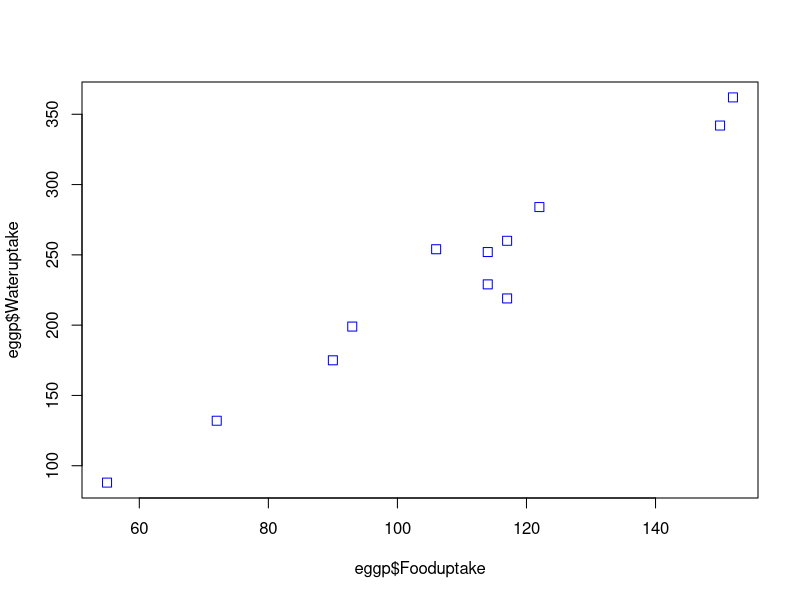
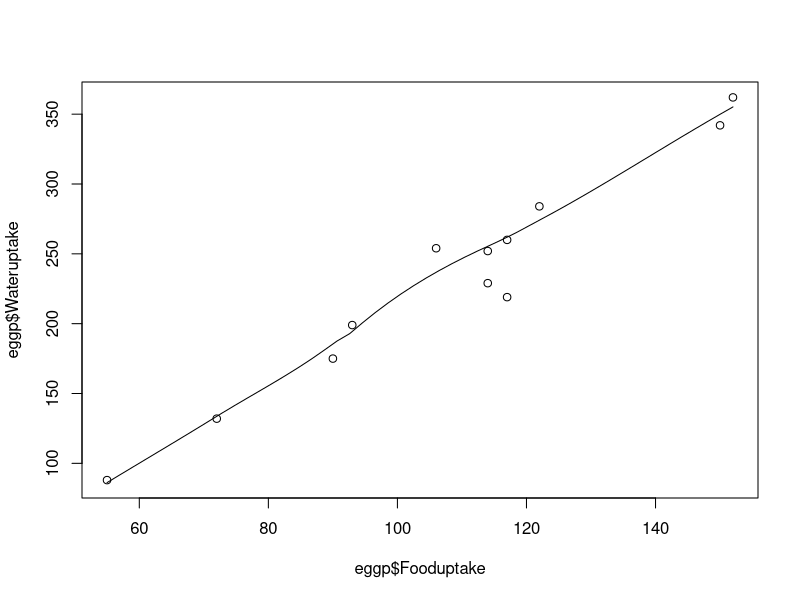
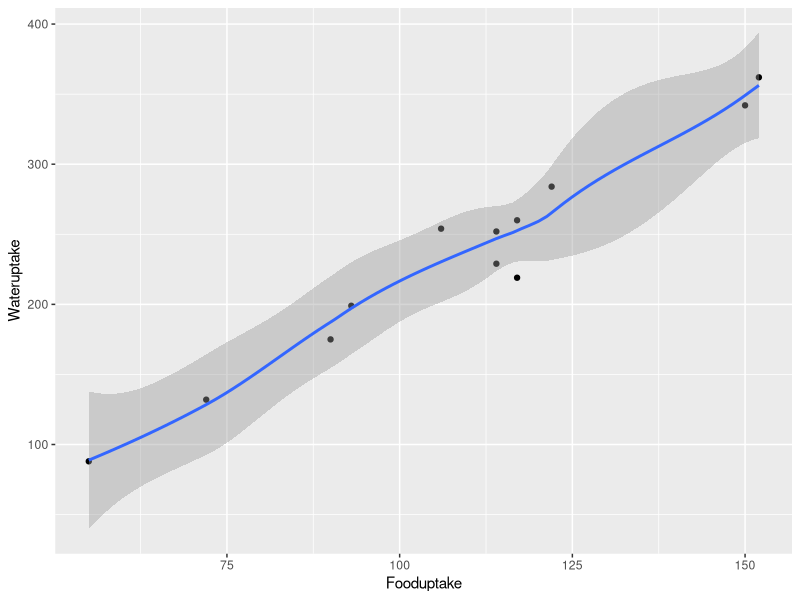
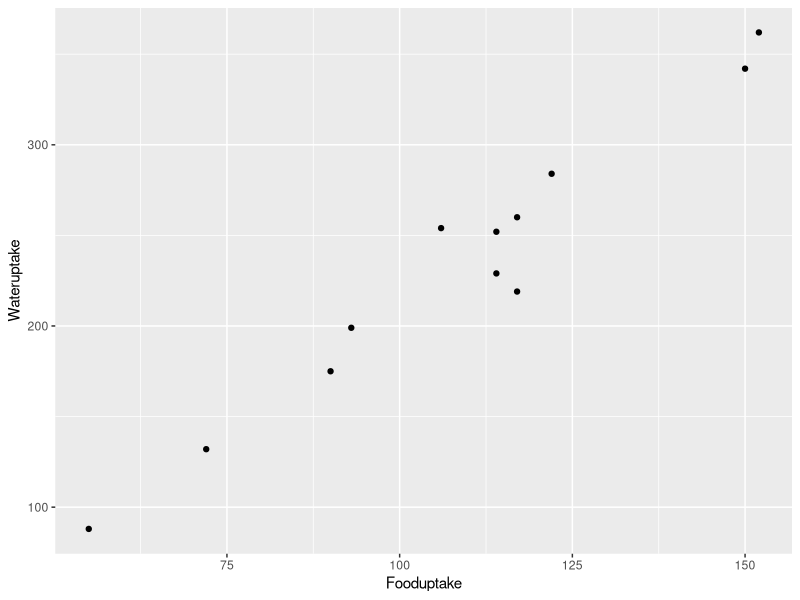
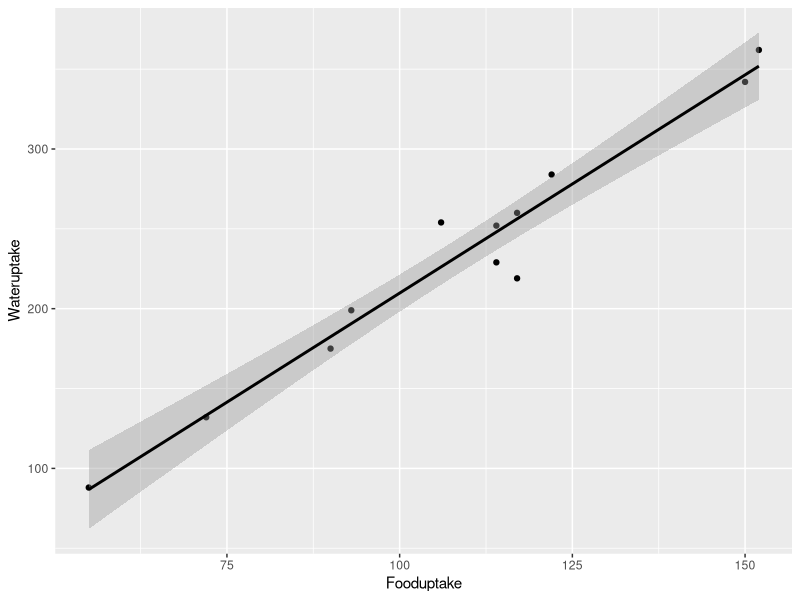
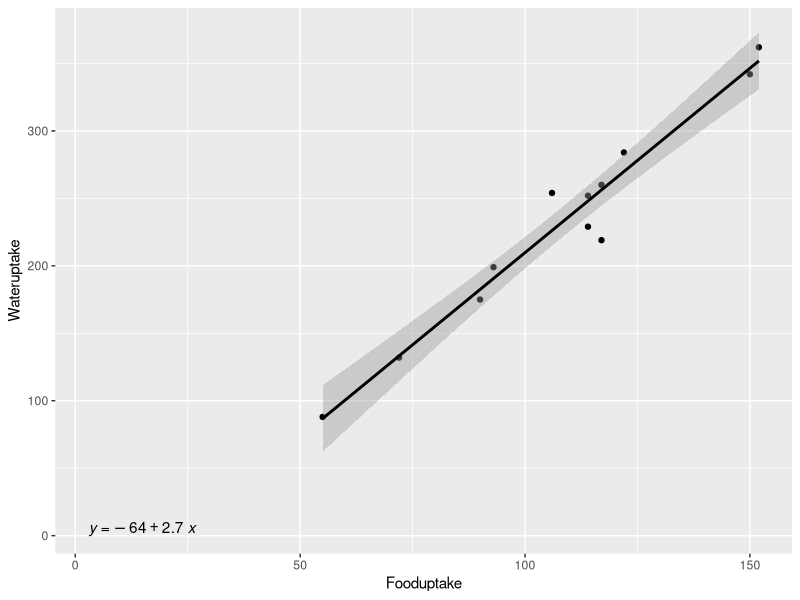
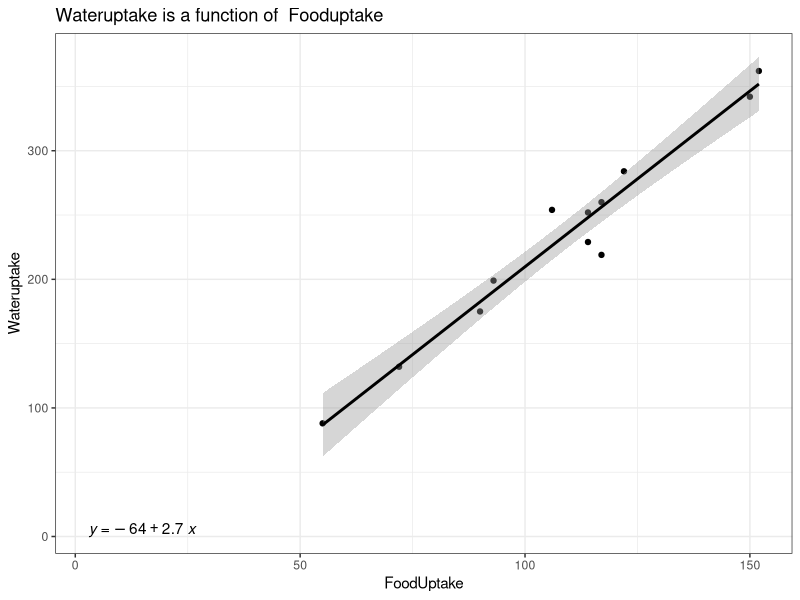
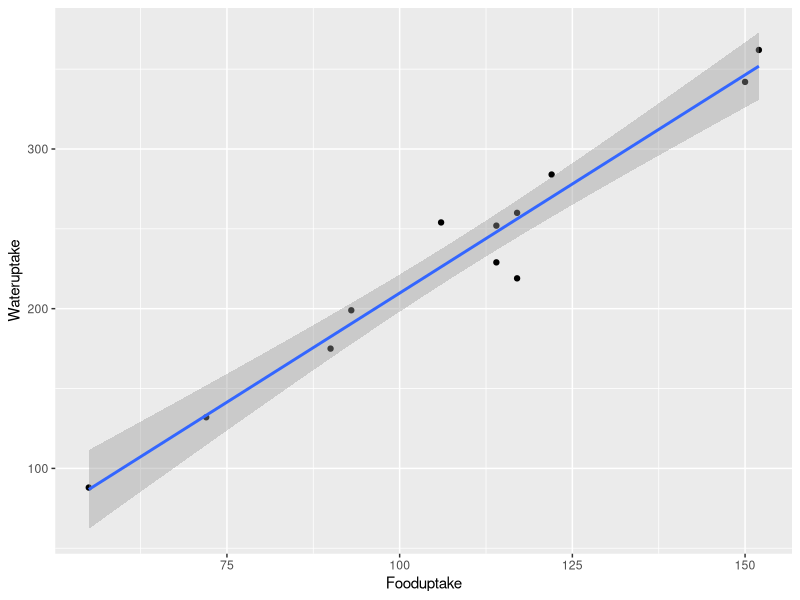

Generate these figures, in order, with R:
# LINEAR REGRESSION IN R

library(ggpubr)
library(ggplot2)

# Linear Regression: Equation of a line

# setting directory

# dataframe and importing data

eggp <- read.csv('data/eggp.csv')
eggp

# Visualization

plot(eggp$Fooduptake, eggp$Wateruptake, pch = 0, cex = 1.2, col = "blue")

# or

scatter.smooth(x = eggp$Fooduptake, y = eggp$Wateruptake)

ggplot(eggp, aes(x = Fooduptake, y = Wateruptake)) +
  geom_point() +
  stat_smooth()

# split the above command
#----------------------
# step 1
egraph <- ggplot(eggp, aes(x = Fooduptake, y = Wateruptake)) +
  geom_point()

egraph

# step2
# Add the regression line using geom_smooth()
# and typing in lm as your method for creating the line

egraph <- egraph + geom_smooth(method = "lm", col = "black")
egraph

# step3 Add the equation for the regression line.

egraph <- egraph + stat_regline_equation(label.x = 3, label.y = 5)
egraph

# step 4 Make the graph ready for publication
# We can add some style parameters
# using theme_bw() and making custom labels using labs().

egraph +
  theme_bw() +
  labs(title = "Wateruptake is a function of  Fooduptake",
       x = "FoodUptake",
       y = "Wateruptake")

#----------------------------------------------------------
# computation
# R function lm() 

# Wateruptake= b0+ b1 *Fooduptake

model <- lm(Wateruptake ~ Fooduptake, data = eggp)
model 
summary(model) 

# or

model2 <- aov(Wateruptake ~ Fooduptake, data = eggp)
summary(model2)

# b0 =-63.513, b1=2.733
# regression equation would be Wateruptake=-63.513+2.733*Fooduptake
# the intercept (b0) is -63.513. It can be interpreted 
# as the predicted amount of water taken by birds for zero food uptake.

# the regression beta coefficient for the variable
# Fooduptake (b1), also known as the slope, is 2.733.
# This means that, for unit increment in Fooduptake, the birds will increase 
# their water uptake by 2.733ml/bird.

#Regression line

ggplot(eggp, aes(Fooduptake, Wateruptake)) +
  geom_point() +
  stat_smooth(method = lm)

# Model summary
# We start by displaying the statistical
# summary of the model using the R function summary():

summary(model)

# Residual standard error (RSE), R-squared (R2) and the F-statistic are 
# metrics that are used to check how well the model fits to our data.

# The statistical hypotheses are as follow:

# Null hypothesis (H0): the coefficients are equal 
# to zero (i.e., no relationship between wateruptake and Fooduptake)
# Alternative Hypothesis (Ha): the coefficients are
# not equal to zero (i.e., there is a relationship between wateruptake and Fooduptake)

# In our example, both the p-values for the intercept 
# and the predictor variable are highly significant, 
# so we can reject the null hypothesis and which means that there
# is a significant linear relationship between wateruptake and Fooduptake.

confint(model) # Confidence interval for the whole model
#########################################################################

# Checking assumptions under linear regression

model2 <- aov(Wateruptake ~ Fooduptake, data = eggp)
summary(model2)

par(mfrow = c(2, 2))  # Split the plotting panel into a 2 x 2 grid
plot(model2)  # Plot the model information to check for the assumptions of the model

shapiro.test(model2$residuals)# testing for normality of residuals

####################################################################################
# Multiple regression
# Scatter plot in one page/all graphs in one page
par(mfrow = c(2, 2))
plot(eggp)

# Multiple Regression analysis
model3 <- lm(Wateruptake ~ Fooduptake + Eggproduction, data = eggp)

summary(model3)

confint(model3,  level = 0.95)

# Alternatively

model4 <- lm(Wateruptake ~., data = eggp)
summary(model4)

#--------------------------------------------------------------
# dealing with categorical variables
uptake <- read.csv("data/indicator.csv")
uptake

uptake$Species1 <- ifelse(uptake$Species == "pinusc", 0, 1)

colnames(uptake)
plot(Uptake ~ Time, data = uptake)
mod <- lm(Uptake~ Time + Species1, data = uptake)
summary(mod)

#----------------------------------------------------------------
# Polynomial regression
hard <- read.csv("data/polyreg.csv")
hard
colnames(hard)
plot(Tensiles.Y.~ HWconcn.X., data = hard)


mod1 <- lm(Tensiles.Y.~ HWconcn.X., data = hard)
summary(mod1)

par(mfrow = c(2,2))
plot(mod1)

# Quadratic regression
hard$hwcont <- (hard$HWconcn.X.)^2

mod2 <- lm(Tensiles.Y.~ HWconcn.X. + hwcont, data = hard)
summary(mod2)

par(mfrow = c(2, 2))
plot(mod2)

graphics.off()
#''''''''''''''''''''''''''''''''''''''''''''''''''''''
